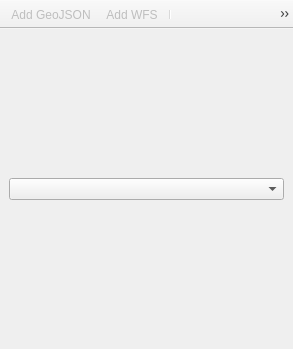
<?xml version="1.0" encoding="UTF-8"?>
<ui version="4.0">
 <class>ResourcePanel</class>
 <widget class="QMainWindow" name="ResourcePanel">
  <property name="geometry">
   <rect>
    <x>0</x>
    <y>0</y>
    <width>293</width>
    <height>349</height>
   </rect>
  </property>
  <property name="windowTitle">
   <string>MainWindow</string>
  </property>
  <widget class="QWidget" name="centralwidget">
   <layout class="QVBoxLayout" name="verticalLayout">
    <item>
     <layout class="QVBoxLayout" name="nrw_reorces_tree_container"/>
    </item>
    <item>
     <widget class="QComboBox" name="cmbConnection"/>
    </item>
   </layout>
  </widget>
  <widget class="QToolBar" name="mainToolBar">
   <property name="enabled">
    <bool>true</bool>
   </property>
   <property name="windowTitle">
    <string>toolBar</string>
   </property>
   <property name="movable">
    <bool>false</bool>
   </property>
   <attribute name="toolBarArea">
    <enum>TopToolBarArea</enum>
   </attribute>
   <attribute name="toolBarBreak">
    <bool>false</bool>
   </attribute>
   <addaction name="actionAddAsGeoJSON"/>
   <addaction name="actionAddWFS"/>
   <addaction name="separator"/>
   <addaction name="actionOpenMapInBrowser"/>
   <addaction name="separator"/>
   <addaction name="actionCreateNewGroup"/>
   <addaction name="actionImportQGISProject"/>
   <addaction name="separator"/>
   <addaction name="actionRefresh"/>
   <addaction name="actionSettings"/>
  </widget>
  <action name="actionAddAsGeoJSON">
   <property name="enabled">
    <bool>false</bool>
   </property>
   <property name="text">
    <string>Add GeoJSON</string>
   </property>
   <property name="toolTip">
    <string>Add vector layer as GeoJSON</string>
   </property>
  </action>
  <action name="actionAddWFS">
   <property name="enabled">
    <bool>false</bool>
   </property>
   <property name="text">
    <string>Add WFS</string>
   </property>
   <property name="toolTip">
    <string>Add WFS layers</string>
   </property>
  </action>
  <action name="actionCreateNewGroup">
   <property name="enabled">
    <bool>false</bool>
   </property>
   <property name="text">
    <string>Create new group</string>
   </property>
   <property name="toolTip">
    <string>Create new resource group</string>
   </property>
  </action>
  <action name="actionImportQGISProject">
   <property name="enabled">
    <bool>true</bool>
   </property>
   <property name="text">
    <string>Import current project</string>
   </property>
   <property name="toolTip">
    <string>Import current qgis project</string>
   </property>
  </action>
  <action name="actionSettings">
   <property name="enabled">
    <bool>true</bool>
   </property>
   <property name="text">
    <string>Settings</string>
   </property>
  </action>
  <action name="actionRefresh">
   <property name="text">
    <string>Refresh</string>
   </property>
  </action>
  <action name="actionOpenMapInBrowser">
   <property name="enabled">
    <bool>false</bool>
   </property>
   <property name="text">
    <string>Open map in browser</string>
   </property>
   <property name="toolTip">
    <string>Open map in browser</string>
   </property>
  </action>
 </widget>
 <resources/>
 <connections/>
</ui>
